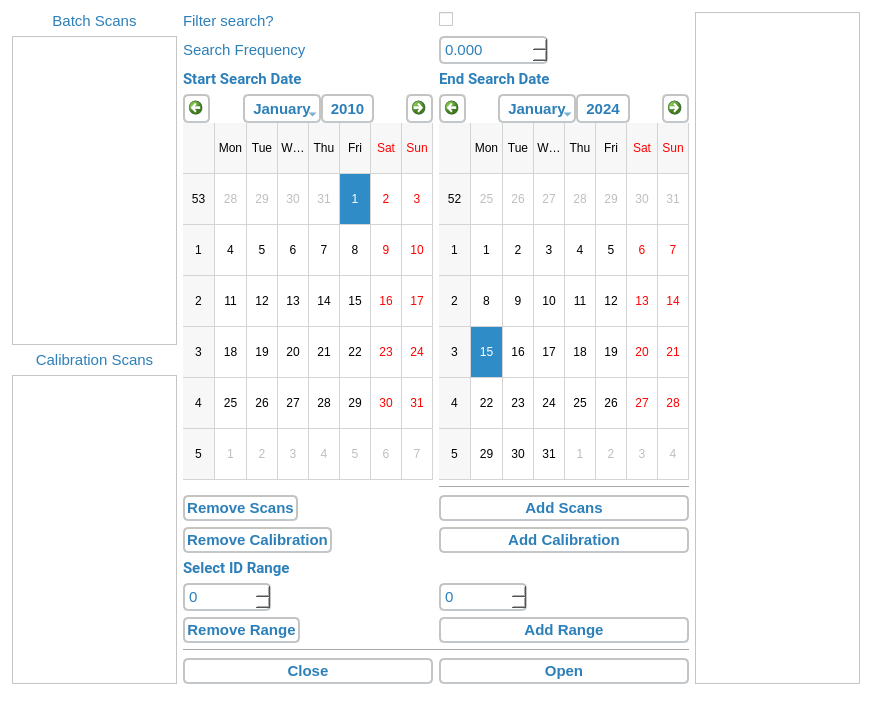
<?xml version="1.0" encoding="UTF-8"?>
<ui version="4.0">
 <class>BatchCreator</class>
 <widget class="QWidget" name="BatchCreator">
  <property name="geometry">
   <rect>
    <x>0</x>
    <y>0</y>
    <width>870</width>
    <height>720</height>
   </rect>
  </property>
  <property name="sizePolicy">
   <sizepolicy hsizetype="Preferred" vsizetype="Preferred">
    <horstretch>0</horstretch>
    <verstretch>0</verstretch>
   </sizepolicy>
  </property>
  <property name="minimumSize">
   <size>
    <width>870</width>
    <height>720</height>
   </size>
  </property>
  <property name="maximumSize">
   <size>
    <width>870</width>
    <height>720</height>
   </size>
  </property>
  <property name="windowTitle">
   <string>Batch Creator</string>
  </property>
  <property name="styleSheet">
   <string notr="true">QMainWindow {
 background-color: #ffffff;
 font-family: 'Roboto', sans-serif
}

QMenuBar {
 background-color: #ffffff;
 color: #ffffff;
 font-family: 'Roboto', sans-serif
}

QMenuBar::item {
 background: transparent;
 color: #2c7fb8;
 border-radius: 4px;
}

QMenuBar::item:selected {
 background: #edf8b1;
 color: #2c7fb8
}

QPushButton {
 background-color: #FFFFFF;
border-top-left-radius: 5px;
border-top-right-radius: 5px;
border-bottom-left-radius: 5px;
border-bottom-right-radius: 5px;
border: 1.5px solid #C4C4C3;
border-bottom-color: #C2C7CB; /* same as the pane color */
min-width: 10ex;
padding: 2px;
font-family: 'Roboto', sans-serif;
font-weight: 500;
font-size: 15px;
color: #2c7fb8;
}

QToolButton {
 background-color: #FFFFFF;
border-top-left-radius: 5px;
border-top-right-radius: 5px;
border-bottom-left-radius: 5px;
border-bottom-right-radius: 5px;
border: 1.5px solid #C4C4C3;
border-bottom-color: #C2C7CB; /* same as the pane color */
min-width: 5ex;
padding: 2px;
font-family: 'Roboto', sans-serif;
font-weight: 500;
font-size: 15px;
color: #2c7fb8;
}

QCalendarWidget {
	background-color: #FFFFFF;
	color: #2c7fb8;
	font-size: 12px;
border: 1.5px solid #C4C4C3;
border-bottom-color: #C2C7CB; /* same as the pane color */
border-top-left-radius: 5px;
border-top-right-radius: 5px;
border-bottom-left-radius: 5px;
border-bottom-right-radius: 5px;
min-width: 10ex;
padding: 2px;
font-family: 'Roboto', sans-serif
}

QWidget {
 background-color: #ffffff
}

QTabWidget {
background-color: #ffffff
}

QLabel {
color: #2c7fb8;
font-family: 'Roboto', sans-serif;
font-size: 15px
}

QDoubleSpinBox {
	background-color: #FFFFFF;
	color: #2c7fb8;
	font-size: 15px;
border: 1.5px solid #C4C4C3;
border-bottom-color: #C2C7CB; /* same as the pane color */
border-top-left-radius: 5px;
border-top-right-radius: 5px;
border-bottom-left-radius: 5px;
border-bottom-right-radius: 5px;
min-width: 10ex;
padding: 2px;
font-family: 'Roboto', sans-serif
}

QSpinBox {
	background-color: #FFFFFF;
	color: #2c7fb8;
	font-size: 15px;
border: 1.5px solid #C4C4C3;
border-bottom-color: #C2C7CB; /* same as the pane color */
border-top-left-radius: 5px;
border-top-right-radius: 5px;
border-bottom-left-radius: 5px;
border-bottom-right-radius: 5px;
min-width: 10ex;
padding: 2px;
font-family: 'Roboto', sans-serif
}

QComboBox {
background-color: #FFFFFF;
color: #2c7fb8;
font-size: 15px;
border: 2px solid #C4C4C3;
border-bottom-color: #C2C7CB; /* same as the pane color */
border-top-left-radius: 5px;
border-top-right-radius: 5px;
border-bottom-left-radius: 5px;
border-bottom-right-radius: 5px;
min-width: 8ex;
padding: 2px;
font-family: 'Roboto', sans-serif
}

QTabWidget::pane { /* The tab widget frame */
border-top: 2px solid #C2C7CB;
}
QTabWidget::tab-bar {
left: 5px; /* move to the right by 5px */
}
/* Style the tab using the tab sub-control. Note that it reads QTabBar _not_ QTabWidget */
QTabBar::tab {
background: #FFFFFF;
color: #2c7fb8;
border: 2px solid #FFFFFF;
border-bottom-color: #C2C7CB; /* same as the pane color */
border-top-left-radius: 4px;
border-top-right-radius: 4px;
min-width: 8ex;
padding: 2px;
font-family: 'Roboto', sans-serif
}
QTabBar::tab:selected, QTabBar::tab:hover {
background: #edf8b1;
color: #2c7fb8;
font-family: 'Roboto';
font-weight: 600
}
QTabBar::tab:selected {
border-color: #edf8b1;
border-bottom-color: #C2C7CB; /* same as pane color */
}
QTabBar::tab:!selected {
margin-top: 2px; /* make non-selected tabs look smaller */
}</string>
  </property>
  <widget class="QWidget" name="horizontalLayoutWidget_2">
   <property name="geometry">
    <rect>
     <x>12</x>
     <y>12</y>
     <width>848</width>
     <height>672</height>
    </rect>
   </property>
   <layout class="QHBoxLayout" name="horizontalLayout_3">
    <property name="rightMargin">
     <number>0</number>
    </property>
    <item>
     <layout class="QVBoxLayout" name="verticalLayout_2">
      <property name="rightMargin">
       <number>0</number>
      </property>
      <item>
       <widget class="QLabel" name="label_7">
        <property name="text">
         <string>Batch Scans</string>
        </property>
        <property name="alignment">
         <set>Qt::AlignCenter</set>
        </property>
       </widget>
      </item>
      <item>
       <widget class="QTableWidget" name="tableWidgetChosenScans">
        <property name="font">
         <font>
          <pointsize>15</pointsize>
         </font>
        </property>
        <property name="toolTip">
         <string>Scan numbers to be added to the created batch.</string>
        </property>
        <property name="columnCount">
         <number>1</number>
        </property>
        <attribute name="horizontalHeaderVisible">
         <bool>false</bool>
        </attribute>
        <attribute name="horizontalHeaderHighlightSections">
         <bool>true</bool>
        </attribute>
        <column/>
       </widget>
      </item>
      <item>
       <widget class="QLabel" name="label_5">
        <property name="text">
         <string>Calibration Scans</string>
        </property>
        <property name="alignment">
         <set>Qt::AlignCenter</set>
        </property>
       </widget>
      </item>
      <item>
       <widget class="QTableWidget" name="tableWidgetChosenCal">
        <property name="font">
         <font>
          <pointsize>15</pointsize>
         </font>
        </property>
        <property name="toolTip">
         <string>Scan numbers to be added to the created batch.</string>
        </property>
        <property name="columnCount">
         <number>1</number>
        </property>
        <attribute name="horizontalHeaderVisible">
         <bool>false</bool>
        </attribute>
        <attribute name="horizontalHeaderHighlightSections">
         <bool>true</bool>
        </attribute>
        <column/>
       </widget>
      </item>
     </layout>
    </item>
    <item>
     <layout class="QVBoxLayout" name="verticalLayout">
      <item>
       <layout class="QFormLayout" name="formLayout">
        <property name="formAlignment">
         <set>Qt::AlignHCenter|Qt::AlignTop</set>
        </property>
        <item row="1" column="0">
         <widget class="QLabel" name="label_6">
          <property name="text">
           <string>Filter search?</string>
          </property>
         </widget>
        </item>
        <item row="1" column="1">
         <widget class="QCheckBox" name="checkBoxFilter">
          <property name="toolTip">
           <string>Choose whether to filter the results based on the conditions below.</string>
          </property>
          <property name="text">
           <string/>
          </property>
         </widget>
        </item>
        <item row="2" column="0">
         <widget class="QLabel" name="label_2">
          <property name="text">
           <string>Search Frequency</string>
          </property>
         </widget>
        </item>
        <item row="2" column="1">
         <widget class="QDoubleSpinBox" name="doubleSpinBoxSearchFreq">
          <property name="sizePolicy">
           <sizepolicy hsizetype="Fixed" vsizetype="Fixed">
            <horstretch>0</horstretch>
            <verstretch>0</verstretch>
           </sizepolicy>
          </property>
          <property name="minimumSize">
           <size>
            <width>88</width>
            <height>0</height>
           </size>
          </property>
          <property name="toolTip">
           <string>Frequency to search for in MHz.</string>
          </property>
          <property name="suffix">
           <string extracomment="MHz"/>
          </property>
          <property name="decimals">
           <number>3</number>
          </property>
          <property name="maximum">
           <double>100000.000000000000000</double>
          </property>
         </widget>
        </item>
        <item row="3" column="0">
         <widget class="QLabel" name="label_4">
          <property name="font">
           <font>
            <family>Roboto,sans-serif</family>
            <pointsize>-1</pointsize>
            <weight>75</weight>
            <bold>true</bold>
           </font>
          </property>
          <property name="text">
           <string>Start Search Date</string>
          </property>
         </widget>
        </item>
        <item row="3" column="1">
         <widget class="QLabel" name="label_3">
          <property name="font">
           <font>
            <family>Roboto,sans-serif</family>
            <pointsize>-1</pointsize>
            <weight>75</weight>
            <bold>true</bold>
           </font>
          </property>
          <property name="text">
           <string>End Search Date</string>
          </property>
         </widget>
        </item>
        <item row="4" column="0">
         <widget class="QCalendarWidget" name="calendarWidgetStartDate">
          <property name="sizePolicy">
           <sizepolicy hsizetype="Fixed" vsizetype="Preferred">
            <horstretch>0</horstretch>
            <verstretch>0</verstretch>
           </sizepolicy>
          </property>
          <property name="minimumSize">
           <size>
            <width>0</width>
            <height>0</height>
           </size>
          </property>
          <property name="maximumSize">
           <size>
            <width>250</width>
            <height>400</height>
           </size>
          </property>
          <property name="toolTip">
           <string>Start Date</string>
          </property>
          <property name="selectedDate">
           <date>
            <year>2010</year>
            <month>1</month>
            <day>1</day>
           </date>
          </property>
          <property name="gridVisible">
           <bool>true</bool>
          </property>
         </widget>
        </item>
        <item row="4" column="1">
         <widget class="QCalendarWidget" name="calendarWidgetEndDate">
          <property name="sizePolicy">
           <sizepolicy hsizetype="Fixed" vsizetype="Fixed">
            <horstretch>0</horstretch>
            <verstretch>0</verstretch>
           </sizepolicy>
          </property>
          <property name="minimumSize">
           <size>
            <width>0</width>
            <height>0</height>
           </size>
          </property>
          <property name="maximumSize">
           <size>
            <width>250</width>
            <height>400</height>
           </size>
          </property>
          <property name="gridVisible">
           <bool>true</bool>
          </property>
         </widget>
        </item>
        <item row="5" column="1">
         <widget class="Line" name="line_2">
          <property name="orientation">
           <enum>Qt::Horizontal</enum>
          </property>
         </widget>
        </item>
        <item row="6" column="0">
         <widget class="QPushButton" name="pushButtonRemoveScans">
          <property name="text">
           <string>Remove Scans</string>
          </property>
          <property name="icon">
           <iconset resource="icons.qrc">
            <normaloff>:/icons/icons/minus-8x.png</normaloff>:/icons/icons/minus-8x.png</iconset>
          </property>
         </widget>
        </item>
        <item row="6" column="1">
         <widget class="QPushButton" name="pushButtonAddScans">
          <property name="text">
           <string>Add Scans</string>
          </property>
          <property name="icon">
           <iconset resource="icons.qrc">
            <normaloff>:/icons/icons/plus-8x.png</normaloff>:/icons/icons/plus-8x.png</iconset>
          </property>
         </widget>
        </item>
        <item row="7" column="0">
         <widget class="QPushButton" name="pushButtonRemoveCal">
          <property name="text">
           <string>Remove Calibration</string>
          </property>
          <property name="icon">
           <iconset resource="icons.qrc">
            <normaloff>:/icons/icons/minus-8x.png</normaloff>:/icons/icons/minus-8x.png</iconset>
          </property>
         </widget>
        </item>
        <item row="7" column="1">
         <widget class="QPushButton" name="pushButtonAddCal">
          <property name="text">
           <string>Add Calibration</string>
          </property>
          <property name="icon">
           <iconset resource="icons.qrc">
            <normaloff>:/icons/icons/plus-8x.png</normaloff>:/icons/icons/plus-8x.png</iconset>
          </property>
         </widget>
        </item>
        <item row="8" column="0">
         <widget class="QLabel" name="label_8">
          <property name="font">
           <font>
            <family>Roboto,sans-serif</family>
            <pointsize>-1</pointsize>
            <weight>75</weight>
            <bold>true</bold>
           </font>
          </property>
          <property name="text">
           <string>Select ID Range</string>
          </property>
         </widget>
        </item>
        <item row="9" column="0">
         <widget class="QSpinBox" name="spinBoxBatchStart">
          <property name="sizePolicy">
           <sizepolicy hsizetype="Fixed" vsizetype="Fixed">
            <horstretch>0</horstretch>
            <verstretch>0</verstretch>
           </sizepolicy>
          </property>
          <property name="minimumSize">
           <size>
            <width>88</width>
            <height>0</height>
           </size>
          </property>
          <property name="toolTip">
           <string>Specify the batch/scan number</string>
          </property>
          <property name="alignment">
           <set>Qt::AlignLeading|Qt::AlignLeft|Qt::AlignVCenter</set>
          </property>
          <property name="maximum">
           <number>10000000</number>
          </property>
         </widget>
        </item>
        <item row="9" column="1">
         <widget class="QSpinBox" name="spinBoxBatchEnd">
          <property name="sizePolicy">
           <sizepolicy hsizetype="Fixed" vsizetype="Fixed">
            <horstretch>0</horstretch>
            <verstretch>0</verstretch>
           </sizepolicy>
          </property>
          <property name="minimumSize">
           <size>
            <width>88</width>
            <height>0</height>
           </size>
          </property>
          <property name="toolTip">
           <string>Specify the batch/scan number</string>
          </property>
          <property name="alignment">
           <set>Qt::AlignLeading|Qt::AlignLeft|Qt::AlignVCenter</set>
          </property>
          <property name="maximum">
           <number>10000000</number>
          </property>
         </widget>
        </item>
        <item row="10" column="0">
         <widget class="QPushButton" name="pushButtonRemoveRange">
          <property name="text">
           <string>Remove Range</string>
          </property>
          <property name="icon">
           <iconset resource="icons.qrc">
            <normaloff>:/icons/icons/minus-8x.png</normaloff>:/icons/icons/minus-8x.png</iconset>
          </property>
         </widget>
        </item>
        <item row="10" column="1">
         <widget class="QPushButton" name="pushButtonAddRange">
          <property name="text">
           <string>Add Range</string>
          </property>
          <property name="icon">
           <iconset resource="icons.qrc">
            <normaloff>:/icons/icons/plus-8x.png</normaloff>:/icons/icons/plus-8x.png</iconset>
          </property>
         </widget>
        </item>
       </layout>
      </item>
      <item>
       <widget class="Line" name="line">
        <property name="orientation">
         <enum>Qt::Horizontal</enum>
        </property>
       </widget>
      </item>
      <item>
       <layout class="QHBoxLayout" name="horizontalLayout" stretch="0,0">
        <property name="spacing">
         <number>-1</number>
        </property>
        <property name="sizeConstraint">
         <enum>QLayout::SetMaximumSize</enum>
        </property>
        <property name="topMargin">
         <number>0</number>
        </property>
        <item>
         <widget class="QPushButton" name="pushButtonCloseChooser">
          <property name="text">
           <string>Close</string>
          </property>
         </widget>
        </item>
        <item>
         <widget class="QPushButton" name="pushButtonOpenScan">
          <property name="text">
           <string>Open</string>
          </property>
         </widget>
        </item>
       </layout>
      </item>
     </layout>
    </item>
    <item>
     <widget class="QTableWidget" name="tableWidgetScanChooser">
      <property name="font">
       <font>
        <pointsize>15</pointsize>
       </font>
      </property>
      <property name="toolTip">
       <string>Lists the scan numbers that satisfy the search conditions.</string>
      </property>
      <property name="columnCount">
       <number>1</number>
      </property>
      <attribute name="horizontalHeaderVisible">
       <bool>false</bool>
      </attribute>
      <column/>
     </widget>
    </item>
   </layout>
  </widget>
 </widget>
 <resources>
  <include location="icons.qrc"/>
 </resources>
 <connections/>
</ui>
